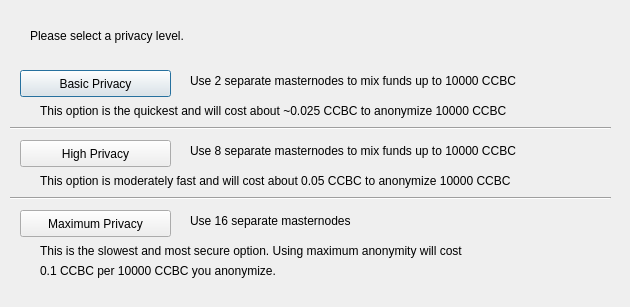
<?xml version="1.0" encoding="UTF-8"?>
<ui version="4.0">
 <class>ObfuscationConfig</class>
 <widget class="QDialog" name="ObfuscationConfig">
  <property name="geometry">
   <rect>
    <x>0</x>
    <y>0</y>
    <width>630</width>
    <height>307</height>
   </rect>
  </property>
  <property name="windowTitle">
   <string>Configure Obfuscation</string>
  </property>
  <widget class="QPushButton" name="buttonBasic">
   <property name="geometry">
    <rect>
     <x>20</x>
     <y>70</y>
     <width>151</width>
     <height>27</height>
    </rect>
   </property>
   <property name="text">
    <string>Basic Privacy</string>
   </property>
  </widget>
  <widget class="QPushButton" name="buttonHigh">
   <property name="geometry">
    <rect>
     <x>20</x>
     <y>140</y>
     <width>151</width>
     <height>27</height>
    </rect>
   </property>
   <property name="text">
    <string>High Privacy</string>
   </property>
  </widget>
  <widget class="QPushButton" name="buttonMax">
   <property name="geometry">
    <rect>
     <x>20</x>
     <y>210</y>
     <width>151</width>
     <height>27</height>
    </rect>
   </property>
   <property name="text">
    <string>Maximum Privacy</string>
   </property>
  </widget>
  <widget class="QLabel" name="label">
   <property name="geometry">
    <rect>
     <x>30</x>
     <y>20</y>
     <width>571</width>
     <height>31</height>
    </rect>
   </property>
   <property name="text">
    <string>Please select a privacy level.</string>
   </property>
  </widget>
  <widget class="QLabel" name="label_2">
   <property name="geometry">
    <rect>
     <x>190</x>
     <y>70</y>
     <width>421</width>
     <height>21</height>
    </rect>
   </property>
   <property name="text">
    <string>Use 2 separate masternodes to mix funds up to 10000 CCBC</string>
   </property>
  </widget>
  <widget class="QLabel" name="label_3">
   <property name="geometry">
    <rect>
     <x>190</x>
     <y>140</y>
     <width>411</width>
     <height>21</height>
    </rect>
   </property>
   <property name="text">
    <string>Use 8 separate masternodes to mix funds up to 10000 CCBC</string>
   </property>
  </widget>
  <widget class="QLabel" name="label_4">
   <property name="geometry">
    <rect>
     <x>190</x>
     <y>210</y>
     <width>421</width>
     <height>21</height>
    </rect>
   </property>
   <property name="text">
    <string>Use 16 separate masternodes</string>
   </property>
  </widget>
  <widget class="QLabel" name="label_6">
   <property name="geometry">
    <rect>
     <x>40</x>
     <y>100</y>
     <width>561</width>
     <height>21</height>
    </rect>
   </property>
   <property name="text">
    <string>This option is the quickest and will cost about ~0.025 CCBC to anonymize 10000 CCBC</string>
   </property>
  </widget>
  <widget class="QLabel" name="label_7">
   <property name="geometry">
    <rect>
     <x>40</x>
     <y>170</y>
     <width>561</width>
     <height>21</height>
    </rect>
   </property>
   <property name="text">
    <string>This option is moderately fast and will cost about 0.05 CCBC to anonymize 10000 CCBC</string>
   </property>
  </widget>
  <widget class="QLabel" name="label_8">
   <property name="geometry">
    <rect>
     <x>40</x>
     <y>240</y>
     <width>561</width>
     <height>21</height>
    </rect>
   </property>
   <property name="text">
    <string>This is the slowest and most secure option. Using maximum anonymity will cost</string>
   </property>
  </widget>
  <widget class="QLabel" name="label_9">
   <property name="geometry">
    <rect>
     <x>40</x>
     <y>260</y>
     <width>561</width>
     <height>21</height>
    </rect>
   </property>
   <property name="text">
    <string>0.1 CCBC per 10000 CCBC you anonymize.</string>
   </property>
  </widget>
  <widget class="Line" name="line">
   <property name="geometry">
    <rect>
     <x>10</x>
     <y>120</y>
     <width>601</width>
     <height>16</height>
    </rect>
   </property>
   <property name="orientation">
    <enum>Qt::Horizontal</enum>
   </property>
  </widget>
  <widget class="Line" name="line_2">
   <property name="geometry">
    <rect>
     <x>10</x>
     <y>190</y>
     <width>601</width>
     <height>16</height>
    </rect>
   </property>
   <property name="orientation">
    <enum>Qt::Horizontal</enum>
   </property>
  </widget>
 </widget>
 <resources/>
 <connections/>
</ui>
